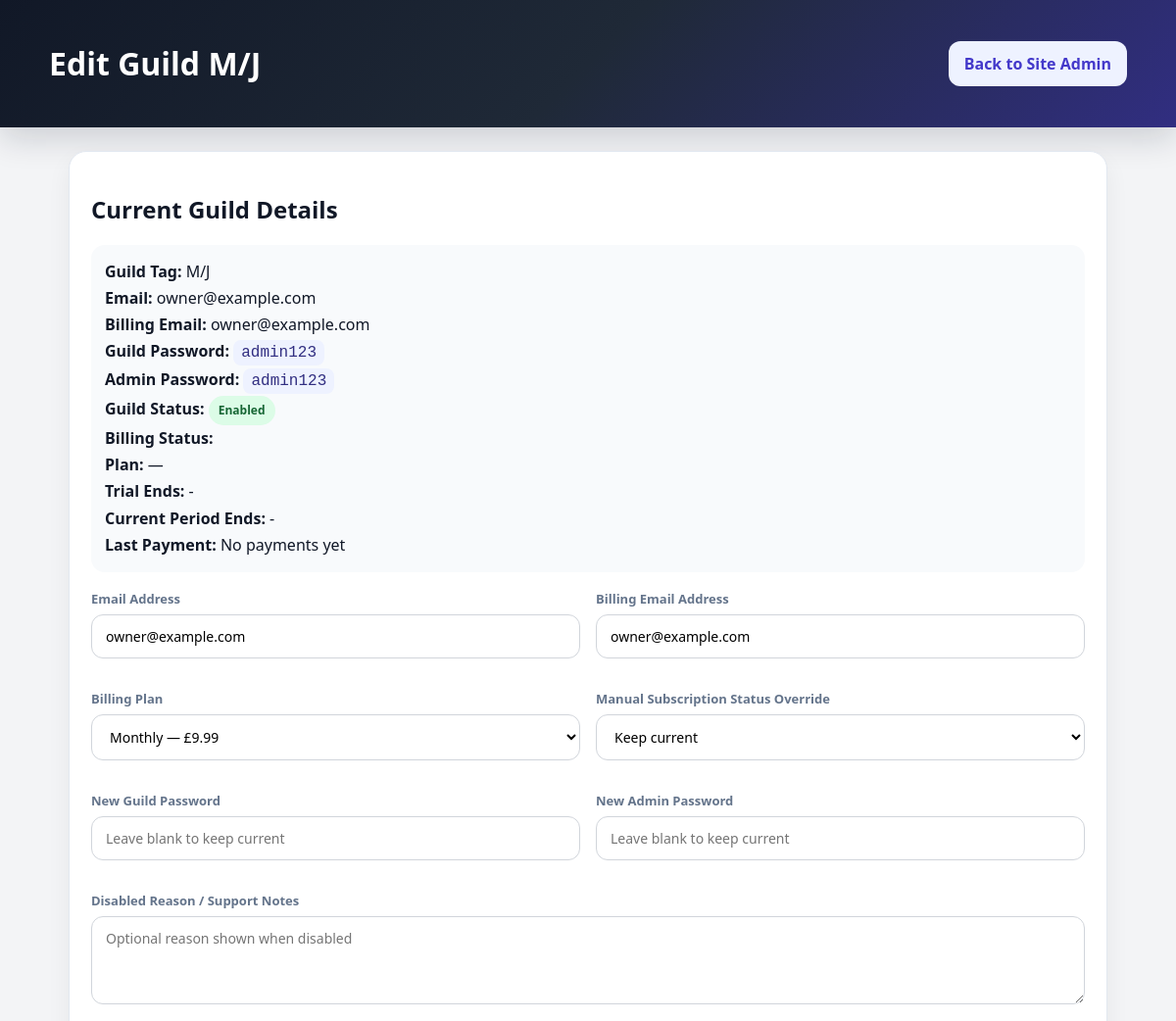
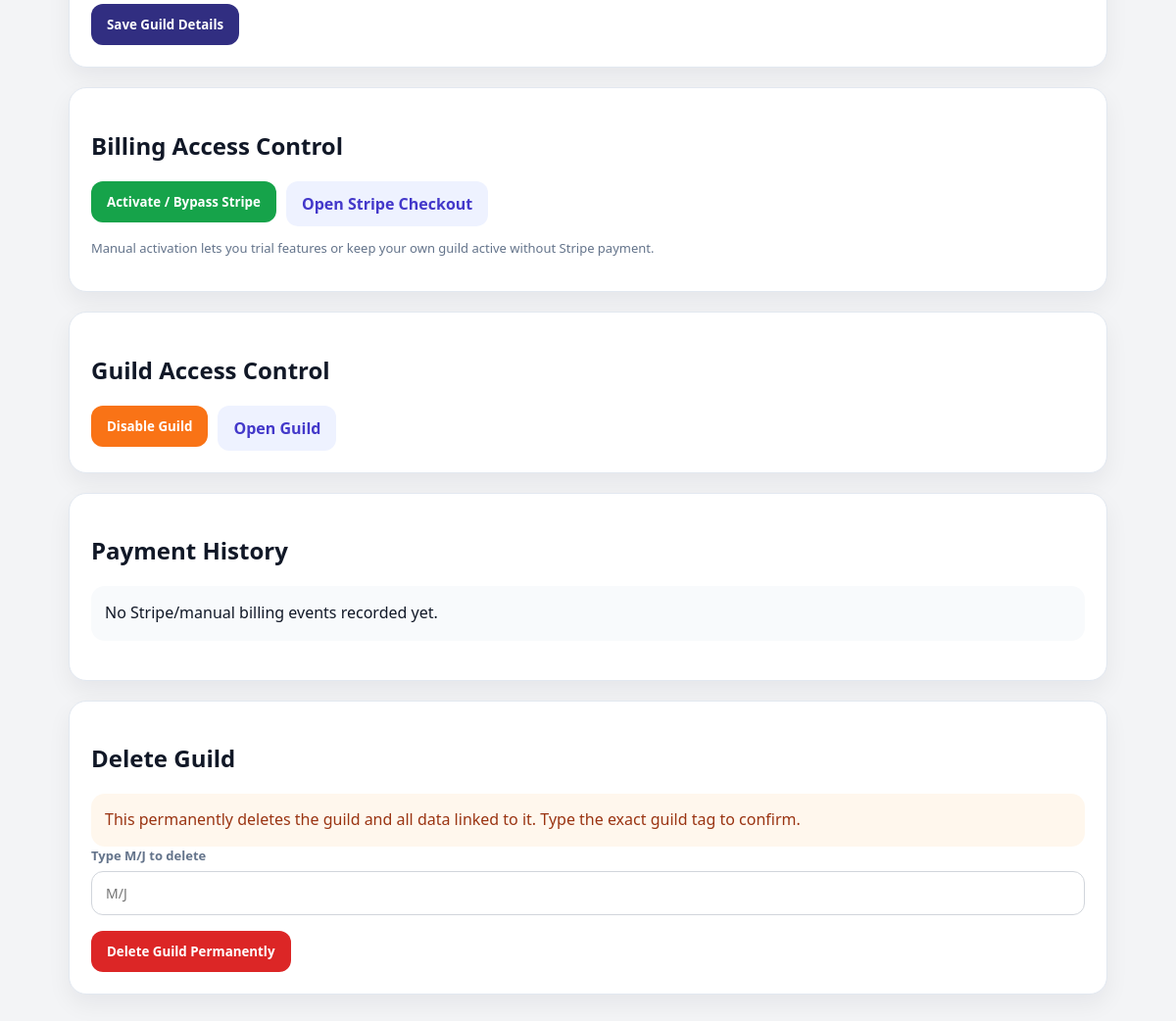
/site-admin/guild/1 (signed in), run on the app's committed database (2 pictures, top to bottom).
### tables this page shows
CREATE TABLE guilds (
            id INTEGER PRIMARY KEY AUTOINCREMENT,
            guild_tag TEXT UNIQUE COLLATE BINARY,
            email TEXT,
            guild_password_hash TEXT,
            admin_password_hash TEXT,
            created_at TEXT,
            updated_at TEXT
        , guild_password_plain TEXT DEFAULT '', admin_password_plain TEXT DEFAULT '', is_disabled INTEGER DEFAULT 0, disabled_reason TEXT DEFAULT '', stripe_customer_id TEXT, stripe_subscription_id TEXT, subscription_status TEXT, trial_ends_at TEXT, current_period_end TEXT, billing_email TEXT, stripe_plan TEXT, manual_billing_override INTEGER DEFAULT 0, manual_billing_reason TEXT, last_payment_at TEXT, last_payment_amount INTEGER, last_payment_currency TEXT, manual_access INTEGER DEFAULT 0, manual_access_reason TEXT, manual_access_until TEXT);

### main.py (the view)
@app.get("/site-admin/guild/{guild_id}", response_class=HTMLResponse)
def site_admin_edit_guild_page(request: Request, guild_id: int):
    if not is_site_admin(request):
        return RedirectResponse(url="/site-admin/login", status_code=302)
    conn = get_conn()
    guild = conn.execute("SELECT * FROM guilds WHERE id = ?", (guild_id,)).fetchone()
    conn.close()
    if not guild:
        return HTMLResponse("<h2>Guild not found</h2>", status_code=404)
    return templates.TemplateResponse(request, "site_admin_edit_guild.html", {"guild": guild})

### templates/site_admin_edit_guild.html (shortened to what this page needs)
<!DOCTYPE html>
<html lang="en">
<head>
</head>
<body>
<div class="topbar">
    <div class="topbar-inner">
        <h1>Edit Guild {{ guild.guild_tag }}</h1>
        <a class="btn" href="/site-admin">Back to Site Admin</a>
    </div>
</div>
<div class="container">
    <div class="card">
        <h2>Current Guild Details</h2>
        <div class="meta">
            <strong>Guild Tag:</strong> {{ guild.guild_tag }}<br>
            <strong>Email:</strong> {{ guild.email }}<br>
            <strong>Billing Email:</strong> {{ guild.billing_email or guild.email }}<br>
            <strong>Guild Password:</strong> <span class="password">{{ guild.guild_password_plain or 'Not stored' }}</span><br>
            <strong>Admin Password:</strong> <span class="password">{{ guild.admin_password_plain or 'Not stored' }}</span><br>
            <strong>Guild Status:</strong>
            {% if guild.is_disabled %}<span class="pill bad">Disabled</span>{% else %}<span class="pill ok">Enabled</span>{% endif %}<br>
            <strong>Billing Status:</strong>
            {% if guild.manual_access %}<span class="pill info">Manual Active</span>{% else %}<span class="pill">{{ guild.billing_status_label }}</span>{% endif %}<br>
            <strong>Plan:</strong> {{ guild.plan_label }} — {{ guild.plan_price }}<br>
            <strong>Trial Ends:</strong> {{ guild.trial_ends_at or '-' }}<br>
            <strong>Current Period Ends:</strong> {{ guild.current_period_end or '-' }}<br>
            <strong>Last Payment:</strong>
            {% if guild.last_payment_amount %}£{{ '%.2f'|format((guild.last_payment_amount or 0) / 100) }} {{ guild.last_payment_currency }} at {{ guild.last_payment_at }}{% else %}No payments yet{% endif %}
        </div>
        <form method="post" action="/site-admin/guild/{{ guild.id }}">
            <div class="grid">
                <div>
                    <label>Email Address</label>
                    <input type="email" name="email" value="{{ guild.email }}" required>
                </div>
                <div>
                    <label>Billing Email Address</label>
                    <input type="email" name="billing_email" value="{{ guild.billing_email or guild.email }}" required>
                </div>
                <div>
                    <label>Billing Plan</label>
                    <select name="stripe_plan">
                        <option value="monthly" {% if guild.stripe_plan == 'monthly' %}selected{% endif %}>Monthly — £9.99</option>
                    </select>
                </div>
                <div>
                    <label>Manual Subscription Status Override</label>
                    <select name="subscription_status">
                        <option value="">Keep current</option>
                    </select>
                </div>
                <div>
                    <label>New Guild Password</label>
                    <input type="text" name="guild_password" placeholder="Leave blank to keep current">
                </div>
                <div>
                    <label>New Admin Password</label>
                    <input type="text" name="admin_password" placeholder="Leave blank to keep current">
                </div>
                <div class="full">
                    <label>Disabled Reason / Support Notes</label>
                    <textarea name="disabled_reason" placeholder="Optional reason shown when disabled">{{ guild.disabled_reason or '' }}</textarea>
                </div>
            </div>
            <button type="submit">Save Guild Details</button>
        </form>
    </div>
    <div class="card">
        <h2>Billing Access Control</h2>
        <div class="actions">
            {% if guild.manual_access %}
            <form method="post" action="/site-admin/guild/{{ guild.id }}/manual-deactivate">
                <button class="warn" type="submit">Remove Manual Access</button>
            </form>
            {% else %}
            <form method="post" action="/site-admin/guild/{{ guild.id }}/manual-activate">
                <button class="success" type="submit">Activate / Bypass Stripe</button>
            </form>
            {% endif %}
            <a class="btn" href="/billing/checkout/{{ guild.id }}">Open Stripe Checkout</a>
        </div>
        <p class="muted">Manual activation lets you trial features or keep your own guild active without Stripe payment.</p>
    </div>
    <div class="card">
        <h2>Guild Access Control</h2>
        <div class="actions">
            {% if guild.is_disabled %}
            <form method="post" action="/site-admin/guild/{{ guild.id }}/enable">
                <button class="success" type="submit">Enable Guild</button>
            </form>
            {% else %}
            <form method="post" action="/site-admin/guild/{{ guild.id }}/disable">
                <button class="warn" type="submit">Disable Guild</button>
            </form>
            {% endif %}
            <a class="btn" href="/site-admin/impersonate/{{ guild.id }}">Open Guild</a>
        </div>
    </div>
    <div class="card">
        <h2>Payment History</h2>
        {% if payments|length == 0 %}
            <div class="meta">No Stripe/manual billing events recorded yet.</div>
        {% endif %}
    </div>
    <div class="card">
        <h2>Delete Guild</h2>
        <div class="warning">This permanently deletes the guild and all data linked to it. Type the exact guild tag to confirm.</div>
        <form method="post" action="/site-admin/guild/{{ guild.id }}/delete">
            <label>Type {{ guild.guild_tag }} to delete</label>
            <input type="text" name="confirm_text" placeholder="{{ guild.guild_tag }}" required>
            <button class="danger" type="submit">Delete Guild Permanently</button>
        </form>
    </div>
</div>
</body>
</html>

### templates/site_admin_edit_guild.html (style rules this page uses)
* { box-sizing: border-box; font-family: "Segoe UI", Arial, sans-serif; }
body { margin:0; background:#f3f4f6; color:#111827; }
.topbar { background:linear-gradient(135deg,#111827,#1f2937,#312e81); color:white; padding:22px 28px; box-shadow:0 12px 30px rgba(15,23,42,.16); }
.topbar-inner { max-width:1100px; margin:0 auto; display:flex; justify-content:space-between; align-items:center; gap:16px; }
.container { max-width:1100px; margin:24px auto; padding:0 20px 24px; }
.card { background:white; border-radius:18px; padding:22px; box-shadow:0 10px 24px rgba(15,23,42,.06); border:1px solid #e2e8f0; margin-bottom:20px; }
label { display:block; color:#64748b; font-weight:700; font-size:13px; margin-bottom:7px; }
input, textarea, select { width:100%; padding:12px 14px; border:1px solid #d1d5db; border-radius:12px; margin-bottom:16px; font-size:14px; background:white; }
textarea { min-height:90px; resize:vertical; }
.grid { display:grid; grid-template-columns:1fr 1fr; gap:16px; }
.full { grid-column:1 / -1; }
button, .btn { padding:12px 16px; border-radius:12px; text-decoration:none; border:0; font-weight:800; cursor:pointer; display:inline-block; }
button { background:#312e81; color:white; }
.btn { background:#eef2ff; color:#4338ca; }
.danger { background:#dc2626; color:white; }
.warn { background:#f97316; color:white; }
.success { background:#16a34a; color:white; }
.meta { background:#f8fafc; border-radius:14px; padding:14px; margin-bottom:18px; line-height:1.7; }
.password { font-family:Consolas, monospace; background:#eef2ff; color:#312e81; padding:4px 8px; border-radius:8px; }
.actions { display:flex; gap:10px; flex-wrap:wrap; }
.warning { background:#fff7ed; color:#9a3412; padding:14px; border-radius:14px; line-height:1.6; }
.pill { display:inline-block; padding:5px 10px; border-radius:999px; font-size:12px; font-weight:800; }
.ok { background:#dcfce7; color:#166534; }
.muted { color:#64748b; font-size:13px; }

### data on the page
guilds: guild_tag "M/J", email "owner@example.com", billing_email "owner@example.com", guild_password_plain "admin123", admin_password_plain "admin123", stripe_plan "Monthly — £9.99", confirm_text "M/J"

### other printed values
{{ guild.trial_ends_at or '-' }} "-"
{{ guild.current_period_end or '-' }} "-"
